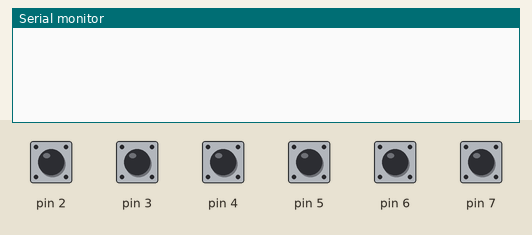
Recording of a sketch running on a simulated Arduino Uno, built with avr-gcc and run on an emulated ATmega328P. On the bench: the last lines printed to the serial monitor. The test bench sets the inputs (shaded band); at power-on: pin 2–7 HIGH.

Above: at 1.2 s.
1.3 s: pin 2 pulled LOW for 0.15 s
At 2.6 s:
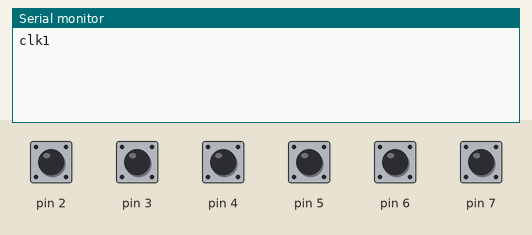
2.9 s: pin 3 pulled LOW for 0.15 s
At 4.0 s:
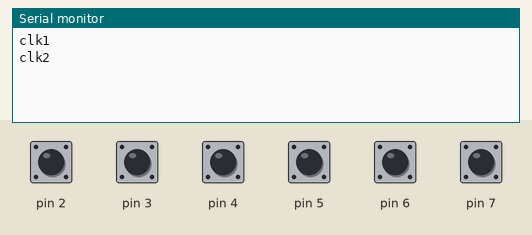
4.5 s: pin 4 pulled LOW for 0.15 s
At 5.2 s:
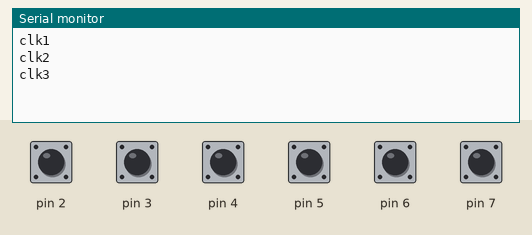
6.1 s: pin 5 pulled LOW for 0.15 s
At 7.4 s:
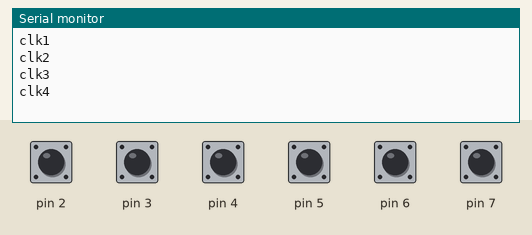
7.7 s: pin 6 pulled LOW for 0.15 s
At 8.9 s:
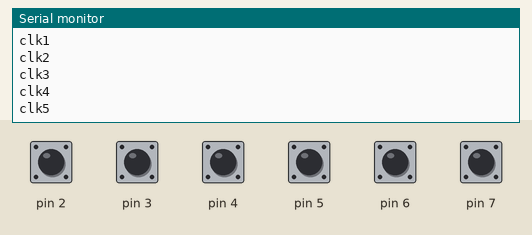
9.3 s: pin 7 pulled LOW for 0.15 s
At 10.1 s:
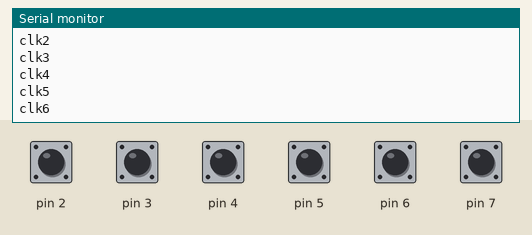
Timing chart, 0 to 11.9 s (numbered marks = the images above; inputs shaded):
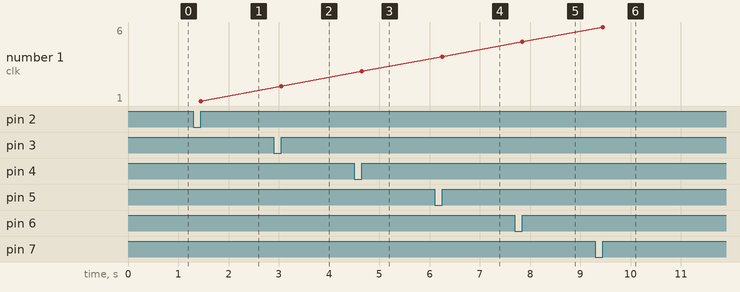

The sketch:

BFDeck_with_App.ino
```cpp
#include <GyverButton.h>
GButton but1(2);
GButton but2(3);
GButton but3(4);
GButton but4(5);
GButton but5(6);
GButton but6(7);

void setup() {
  Serial.begin(9600);
  but1.setTickMode(300);
  but2.setTickMode(200);
  but3.setTickMode(100);
  but4.setTickMode(100);
  but5.setTickMode(AUTO);
  but6.setTickMode(AUTO);
}
void loop() {
  if (but1.isClick()) {Serial.println("clk1");
  };
  if (but2.isClick()) {Serial.println("clk2");
  };
  if (but3.isClick()) {Serial.println("clk3");
  };
  if (but4.isClick()) {Serial.println("clk4");
  };
  if (but5.isClick()) {Serial.println("clk5");
  };
  if (but6.isClick()) {Serial.println("clk6");
  };

 }
```

Measured:
- after the input at 1.3 s, the serial monitor: prints a new line after 0.15 s (image 1)
- after the input at 2.9 s, the serial monitor: prints a new line after 0.15 s (image 2)
- after the input at 4.5 s, the serial monitor: prints a new line after 0.15 s (image 3)
- after the input at 6.1 s, the serial monitor: prints a new line after 0.15 s (image 4)
- after the input at 7.7 s, the serial monitor: prints a new line after 0.15 s (image 5)
- after the input at 9.3 s, the serial monitor: prints a new line after 0.15 s (image 6)
- plotted number 1: 1 → 2 after the input at 2.9 s, 2 → 3 after the input at 4.5 s, 3 → 4 after the input at 6.1 s, 4 → 5 after the input at 7.7 s, 5 → 6 after the input at 9.3 s
